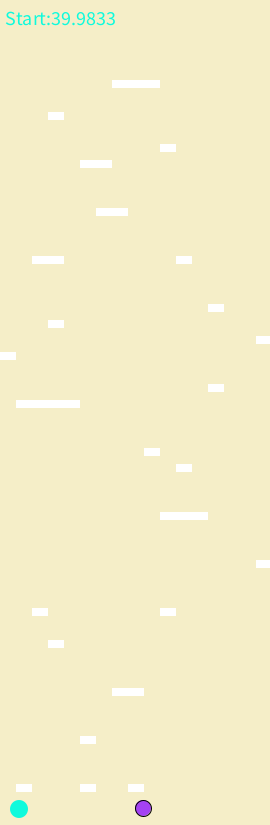
Frame 1 (no input)
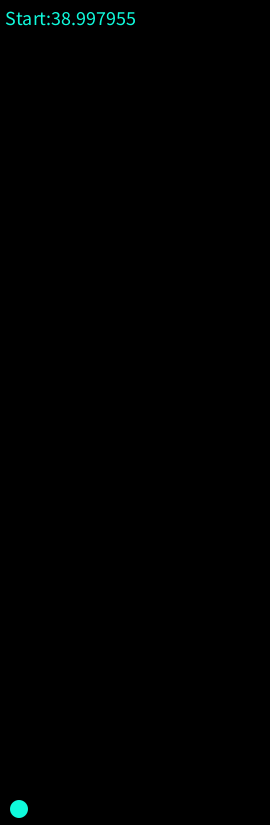
Frame 60 (the mouse pressed at the canvas centre just before this capture)
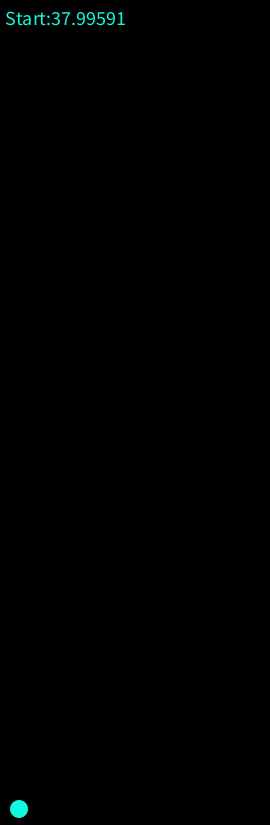
Frame 120 (the mouse held since frame 60 and released just before this capture)

The Processing sketch that drew these frames (run headless with seeded random() and noise(); from frame 60 on, the mouse is pressed at the canvas centre):

// Processing sketch: processing_101112
// ── processing_101112.pde

float i = 0;
float time = 0;
float boxX = 0;
float boxY= 0;
float boxSize = 0;
final int WIDTH = 17;
final int HEIGHT = 51;
int[][] level = new int[HEIGHT][WIDTH];
boolean right = false, left = false, up = false;
Player p1;
 
float timer = 40.0;
float gameTimer = 40.0;
 
void setup() {
  size(270, 825);
  background(#F5EEC8);
  p1 = new Player(135, 800);
  //p1 = new Player (135, 60);
 
    
  level[int(floor(49.0))][int(floor(1.0))] ^= 1;
  level[int(floor(49.0))][int(floor(8.0))] ^= 1;
  level[int(floor(49.0))][int(floor(5.0))] ^= 1;
level[int(floor(46.0))][int(floor(5.0))] ^= 1;
level[int(floor(43.0))][int(floor(7.0))] ^= 1;
level[int(floor(43.0))][int(floor(8.0))] ^= 1;
level[int(floor(40.0))][int(floor(3.0))] ^= 1;
level[int(floor(38.0))][int(floor(2.0))] ^= 1;
level[int(floor(38.0))][int(floor(10.0))] ^= 1;
level[int(floor(35.0))][int(floor(16.0))] ^= 1;
level[int(floor(32.0))][int(floor(12.0))] ^= 1;
level[int(floor(32.0))][int(floor(10.0))] ^= 1;
level[int(floor(32.0))][int(floor(11.0))] ^= 1;
level[int(floor(29.0))][int(floor(11.0))] ^= 1;
level[int(floor(28.0))][int(floor(9.0))] ^= 1;
level[int(floor(25.0))][int(floor(4.0))] ^= 1;
level[int(floor(25.0))][int(floor(3.0))] ^= 1;
level[int(floor(25.0))][int(floor(2.0))] ^= 1;
level[int(floor(25.0))][int(floor(1.0))] ^= 1;
level[int(floor(22.0))][int(floor(0.0))] ^= 1;
level[int(floor(20.0))][int(floor(3.0))] ^= 1;
level[int(floor(24.0))][int(floor(13.0))] ^= 1;
level[int(floor(21.0))][int(floor(16.0))] ^= 1;
level[int(floor(19.0))][int(floor(13.5))] ^= 1;
level[int(floor(16.0))][int(floor(11.0))] ^= 1;
level[int(floor(13.0))][int(floor(7.0))] ^= 1;
level[int(floor(13.0))][int(floor(6.0))] ^= 1;
level[int(floor(16.0))][int(floor(2.0))] ^= 1;
level[int(floor(16.0))][int(floor(3.0))] ^= 1;
level[int(floor(5.0))][int(floor(8.0))] ^= 1;
level[int(floor(5.0))][int(floor(9.0))] ^= 1;
level[int(floor(5.0))][int(floor(7.0))] ^= 1;
level[int(floor(10.0))][int(floor(6.0))] ^= 1;
level[int(floor(10.0))][int(floor(5.0))] ^= 1;
level[int(floor(9.0))][int(floor(10.0))] ^= 1;
level[int(floor(7.0))][int(floor(3.0))] ^= 1;
 
fill(#F5EEC8);
 
}


 
 
void draw() {
  background(#F5EEC8);
   
time += 0.0167;
  timer -= 0.0167;
    
   
   
   
  p1.update();
  p1.display();
  drawLevel();
 if (time > 0.5) {
    background(0);
    fill(random(255), random(255), random(255));
    boxX = width/2 -50;
    boxY = height/2-50;
    rect(boxX, boxY, boxSize, boxSize);
    time = 0;
  }
    fill(255);
    textSize(20);
    fill (#0FFADC);
    text("Start:"+ timer,5,25);
  
  
 
 
if (timer <=0) {
  fill(255);
   
  text("LOSER",70,375);
}
  
   
ellipse(10, 800,18,18);
  
}
 
void drawLevel() {
  fill(255);
  noStroke();
  for ( int ix = 0; ix < WIDTH; ix++ ) {
    for ( int iy = 0; iy < HEIGHT; iy++ ) {
      switch(level[iy][ix]) {
      case 1:
        rect(ix*16, iy*16, 16, 8);
      }
    }
  }
}
 
 
 
 
boolean place_free(int xx, int yy) {
  yy = int(floor(yy/16.0));
  xx = int(floor(xx/16.0));
  if ( xx > -1 && xx < level[0].length && yy > -1 && yy < level.length ) {
    if ( level[yy][xx] == 0 ) {
      return true;
    }
  }
  return false;
}
 
void keyPressed() {
  switch(keyCode) {
  case RIGHT:
    right = true;
    break;
  case LEFT:
    left = true;
    break;
  case UP:
    up = true;
    break;
  }
} 
 
void keyReleased() {
  switch(keyCode) {
  case RIGHT:
    right = false;
    break;
  case LEFT:
    left = false;
    break;
  case UP:
    up = false;
    break;
  }
}
 
 
 
 
class Player {
  int x, y;
  float xSpeed, ySpeed;
  float accel, deccel;
  float maxXspd, maxYspd;
  float xSave, ySave;
  int xRep, yRep;
  float gravity;
  Player(int _x, int _y ) {
    x = _x;
    y = _y;
    xSpeed = 0;
    ySpeed = 0;
    accel = 0.5;
    deccel = 0.5;
    maxXspd = 3;
    maxYspd = 12;
    xSave = 0;
    ySave = 0;
    xRep = 0;
    yRep = 0;
    gravity = 0.25;
  }
  void update() {
    if ( right ) {
      xSpeed += accel;
      if ( xSpeed > maxXspd ) {
        xSpeed = maxXspd;
      }
    }
    else if ( left ) {
      xSpeed -= accel;
      if ( xSpeed < -maxXspd ) {
        xSpeed = -maxXspd;
      }
    }
    else {
      if ( xSpeed > 0 ) {
        xSpeed -= deccel;
        if ( xSpeed < 0 ) {
          xSpeed = 0;
        }
      }
      else if ( xSpeed < 0 ) {
        xSpeed += deccel;
        if ( xSpeed > 0 ) {
          xSpeed = 0;
        }
      }
    }
 
    if ( up ) {
      if ( !place_free(x, y+16) || !place_free(x+15, y+16) ) {
        ySpeed = -5.3;
      }
    }
 
    ySpeed += gravity;
    xRep = 0;
    yRep = 0;
    xRep += floor(abs(xSpeed));
    yRep += floor(abs(ySpeed));
    xSave += abs(xSpeed)-floor(abs(xSpeed));
    ySave += abs(ySpeed)-floor(abs(ySpeed));
    int signX = (xSpeed < 0) ? -1 : 1;
    int signY = (ySpeed < 0) ? -1 : 1;
    int offsetX = (xSpeed < 0) ? 4 : 15;
    int offsetY = (ySpeed < 0) ? 4 : 15;
 
    if ( xSave >= 132 ) {
      xSave -= 1;
      xRep++;
    }
    if ( ySave >= 1 ) {
      ySave -= 1;
      yRep++;
    }
 
    for ( ; yRep > 0; yRep-- ) {
      if ( place_free(x, y+offsetY+signY) && place_free(x+15, y+offsetY+signY) ) {
        y += signY;
      }
      else {
        ySpeed = 0;
      }
    }
    for ( ; xRep > 0; xRep-- ) {
      if ( place_free(x+offsetX+signX, y) && place_free(x+offsetX+signX, y+15) ) {
        x += signX;
      }
      else {
        xSpeed = 0;
      }
    }
  }
  void display() {
    pushMatrix();
    ellipseMode (CORNER);
    fill(random(255), random(255),random (255));
    smooth();
    ellipse(x, y, 16, 16);
    popMatrix();
     
    if( y<75 )
    {
      textSize(42);
      text("WINNER",70,375);
       
    }
     
    
     
  }
}
